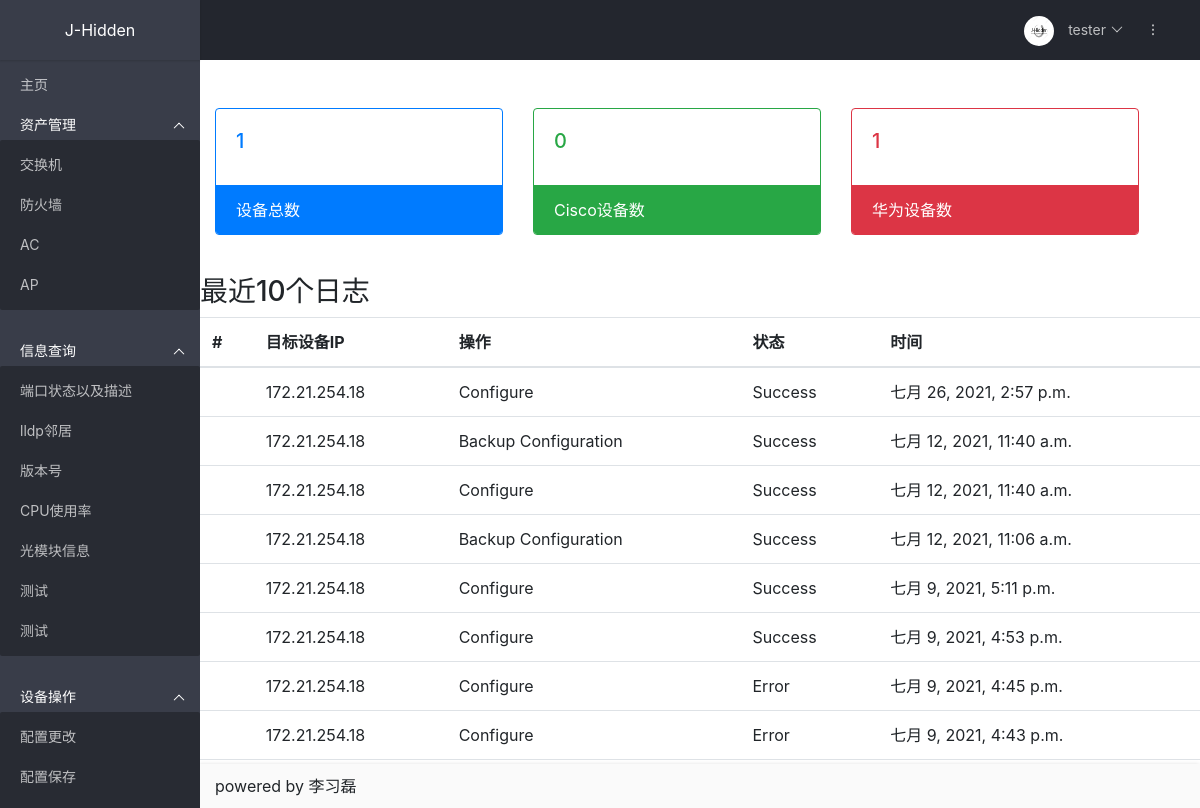
The page / on the database its author committed.
### cmdb/models.py (models this page shows, shortened)
class Log(models.Model):
    target = models.CharField(verbose_name='目标', max_length=128)
    action = models.CharField(verbose_name='行为', max_length=128)
    status = models.CharField(verbose_name='状态', max_length=128)
    time = models.DateTimeField(verbose_name='操作时间', auto_now_add=True)
    message = models.CharField(verbose_name='信息', max_length=128)

### cmdb/views.py (the view)
# urls.py: 2. Add a URL to urlpatterns:  path('', views.home, name='home')
def home(request):
    all_device = Device.objects.all()
    cisco_device = Device.objects.filter(vendor='思科')
    huawei_device = Device.objects.filter(vendor='华为')
    last_10_event = Log.objects.all().order_by('-id')[:10]
    context = {'all_device': len(all_device),
               'cisco_device': len(cisco_device),
               'huawei_device': len(huawei_device),
               'last_10_event': last_10_event
              }
    return render(request, 'home.html', context)

### cmdb/templates/home.html (shortened to what this page needs)
{% extends 'base.html' %}
{% block head %}
    <link rel="stylesheet" href="https://cdn.jsdelivr.net/npm/bootstrap@4.6.0/dist/css/bootstrap.min.css">
{% endblock %}
{% block content %}
<div class="mt-5 card-deck" style="margin:auto;">
    <div class="card border-primary mb-3" style="max-width: 18rem;">
        <div class="card-body text-primary">
        <h5 class="card-title">{{ all_device }}</h5>
        </div>
        <div class="card-footer bg-primary border-primary text-white">设备总数</div>
    </div>
    <div class="card border-success mb-3" style="max-width: 18rem;">
        <div class="card-body text-success">
        <h5 class="card-title">{{cisco_device}}</h5>
        </div>
        <div class="card-footer bg-success border-success text-white">Cisco设备数</div>
    </div>
    <div class="card border-danger mb-3" style="max-width: 18rem;">
        <div class="card-body text-danger">
        <h5 class="card-title">{{huawei_device}}</h5>
        </div>
        <div class="card-footer bg-danger border-danger text-white" >华为设备数</div>
    </div>
</div>
<h3 class="mt-4">最近10个日志</h3>
<table class="table">
    <thead>
        <tr>
            <th>#</th>
            <th>目标设备IP</th>
            <th>操作</th>
            <th>状态</th>
            <th>时间</th>
        </tr>
    </thead>
    <tbody>
        {% for log in last_10_event %}
        <tr>
            <td></td>
            <td>{{log.target}}</td>
            <td>{{log.action}}</td>
            <td>{{log.status}}</td>
            <td>{{log.time}}</td>
        </tr>
        {% endfor %}
    </tbody>
</table>
{% endblock content %}

### cmdb/static/css/layui.css (style rules this page uses)
h1,h2,h3,h4,h5,h6 { font-weight:400 }
a,body { color:#333 }
blockquote,body,button,dd,div,dl,dt,form,h1,h2,h3,h4,h5,h6,input,li,ol,p,pre,td,textarea,th,ul { margin:0;padding:0;-webkit-tap-highlight-color:rgba(0,0,0,0) }
table { border-collapse:collapse;border-spacing:0 }
h4,h5,h6 { font-size:100% }
body { line-height:1.6;color:rgba(0,0,0,.85);font:14px Helvetica Neue,Helvetica,PingFang SC,Tahoma,Arial,sans-serif }

### rows shown on the page
Log: target "172.21.254.18", action "Configure", status "Success", time "七月 26, 2021, 2:57 p.m."
Log: target "172.21.254.18", action "Backup Configuration", status "Success", time "七月 12, 2021, 11:40 a.m."
Log: target "172.21.254.18", action "Configure", status "Success", time "七月 12, 2021, 11:40 a.m."
Log: target "172.21.254.18", action "Backup Configuration", status "Success", time "七月 12, 2021, 11:06 a.m."
Log: target "172.21.254.18", action "Configure", status "Success", time "七月 9, 2021, 5:11 p.m."
Log: target "172.21.254.18", action "Configure", status "Success", time "七月 9, 2021, 4:53 p.m."
Log: target "172.21.254.18", action "Configure", status "Error", time "七月 9, 2021, 4:45 p.m."
Log: target "172.21.254.18", action "Configure", status "Error", time "七月 9, 2021, 4:43 p.m."

### other values the page prints
{{ all_device }} "1"
{{ cisco_device }} "0"
{{ huawei_device }} "1"
